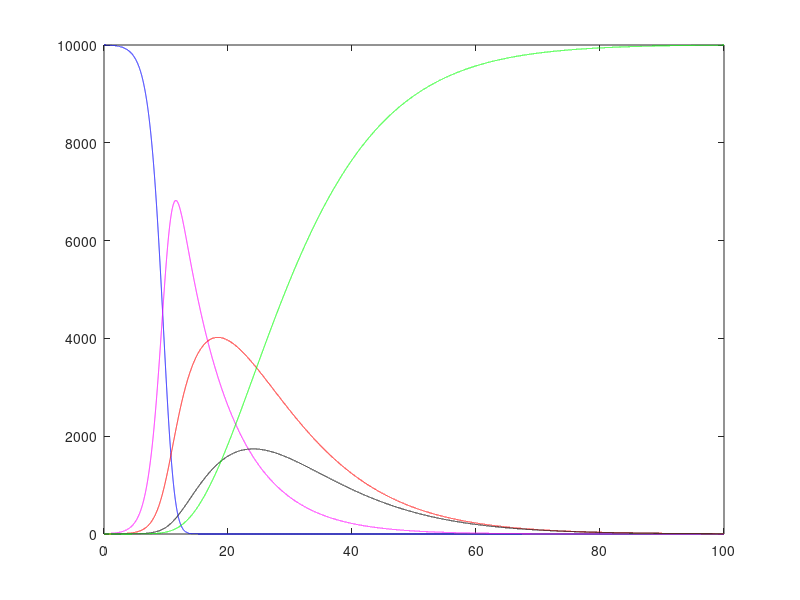

Reproduce this figure in MATLAB. (Note: this script raises an error after producing the figure.)
%=================================%
% ME 303 PROJECT ASSIGNMENT 1
% 2018405144-Tolga Çatak


% Modeling the Spread of a Virus
clear all
close all
clc

%===Define the given parameters===%

% encounters per day
c = 32;
% transmission probability per encounter
b = 0.2;
% rate at which infected become infectious 
% (inverse of the incubation time)
a = 0.125;
% rate at which an infected person becomes symptomatic 
% (the inverse of the time it takes to be symptomatic)
g = 0.1;
% rate at which the person recovers
% the inverse of the time it takes to recover
w = 0.2;
% number of avaliable hospital beds
hb = 1000;

% the interval
t_min = 0;
t_max = 100;
% the step size
h = 1/500;

%===Create the vectors===%

% calculate the time array
t = t_min:h:t_max;
% calculate the number of iterations
N = (t_max-t_min)/h;

% preallocate space for the solution vectors of 5 subgroups

% Susceptibles Subgroup
S = zeros(1,N);
% Exposed Subgroup
E = zeros(1,N);
% Infected Subgroup
I = zeros(1,N);
% Medically Symptomatic Subgroup
M = zeros(1,N);
% Susceptibles Subgroup
R = zeros(1,N);

%===Define the equations===%

% define the initial values of the solution vectors as given
S_init = 10000;
E_init = 10;
I_init = 0;
M_init = 0;
R_init = 0;

% assign the initial values
S(1) = S_init;
E(1) = E_init;
I(1) = I_init;
M(1) = M_init;
R(1) = R_init;

% define the differential equations as given
f_s = @ (t,S,E,I,M,R)  -c*b*S*I/(S+E+I+M+R);
f_e = @ (t,S,E,I,M,R)  c*b*I*S/(S+E+I+M+R) - a*E;
f_i = @ (t,E,I)        a*E   -g*I;
f_m = @ (t,I,M)        g*I - w*M;
f_r = @ (t,M)          w*M;


%===Apply the Runge-Kutta of Order N=4 Method===%

for k=1:N
    % define the 4 slope approximations for each of the solutions
    f1_s = f_s(t(k),S(k),E(k),I(k),M(k),R(k));
    f1_e = f_e(t(k),S(k),E(k),I(k),M(k),R(k));
    f1_i = f_i(t(k),E(k),I(k));
    f1_m = f_m(t(k),I(k),M(k));
    f1_r = f_r(t(k),M(k));

    f2_s = f_s(t(k)+h/2,S(k)+h/2*f1_s,E(k)+h/2*f1_e,I(k)+h/2*f1_i,M(k)+h/2*f1_m,R(k)+h/2*f1_r);
    f2_e = f_e(t(k)+h/2,S(k)+h/2*f1_s,E(k)+h/2*f1_e,I(k)+h/2*f1_i,M(k)+h/2*f1_m,R(k)+h/2*f1_r);
    f2_i = f_i(t(k)+h/2,E(k)+h/2*f1_e,I(k)+h/2*f1_i);
    f2_m = f_m(t(k)+h/2,I(k)+h/2*f1_i,M(k)+h/2*f1_m);
    f2_r = f_r(t(k)+h/2,M(k)+h/2*f1_m);

    f3_s = f_s(t(k)+h/2,S(k)+h/2*f2_s,E(k)+h/2*f2_e,I(k)+h/2*f2_i,M(k)+h/2*f2_m,R(k)+h/2*f2_r);
    f3_e = f_e(t(k)+h/2,S(k)+h/2*f2_s,E(k)+h/2*f2_e,I(k)+h/2*f2_i,M(k)+h/2*f2_m,R(k)+h/2*f2_r);
    f3_i = f_i(t(k)+h/2,E(k)+h/2*f2_e,I(k)+h/2*f2_i);
    f3_m = f_m(t(k)+h/2,I(k)+h/2*f2_i,M(k)+h/2*f2_m);
    f3_r = f_r(t(k)+h/2,M(k)+h/2*f2_m);

    f4_s = f_s(t(k)+h,S(k)+h*f3_s,E(k)+h*f3_e,I(k)+h*f3_i,M(k)+h*f3_m,R(k)+h*f3_r);
    f4_e = f_e(t(k)+h,S(k)+h*f3_s,E(k)+h*f3_e,I(k)+h*f3_i,M(k)+h*f3_m,R(k)+h*f3_r);
    f4_i = f_i(t(k)+h,E(k)+h*f3_e,I(k)+h*f3_i);
    f4_m = f_m(t(k)+h,I(k)+h*f3_i,M(k)+h*f3_m);
    f4_r = f_r(t(k)+h,M(k)+h*f3_m);
    
    % calculate the approximated function values for each iteration
    S(k+1) = S(k)+h/6*(f1_s+2*f2_s+2*f3_s+f4_s);
    E(k+1) = E(k)+h/6*(f1_e+2*f2_e+2*f3_e+f4_e);
    I(k+1) = I(k)+h/6*(f1_i+2*f2_i+2*f3_i+f4_i);
    M(k+1) = M(k)+h/6*(f1_m+2*f2_m+2*f3_m+f4_m);
    R(k+1) = R(k)+h/6*(f1_r+2*f2_r+2*f3_r+f4_r);
end


%===Plot the results===%

% plot the each of the solutions on the same graph
% default lineWidth value is 1, where as we used 2 for better graphs
plot(t, S ,'b',LineWidth=2);
hold on
plot(t, E ,'m',LineWidth=2);
plot(t, I ,'r',LineWidth=2);
plot(t, M ,'k',LineWidth=2);
plot(t, R ,'g',LineWidth=2);

% use the built in yline function to print the number of available beds
yline(hb,'--c',LineWidth=1.5);
% give a title to the figure
title('Runge-Kutta 4 Solution');
% label the x and y axes
xlabel('Time [days]');
ylabel('Population');
% name each of the lines
legend('Susceptible (S)','Exposed (E)','Infected (I)', ...
    'Medically Symptomatic(M)', 'Recovered (R)', 'Available Beds (AB)');
% change the location of the legend so that it does not cover the lines
legend('Location', 'east');



